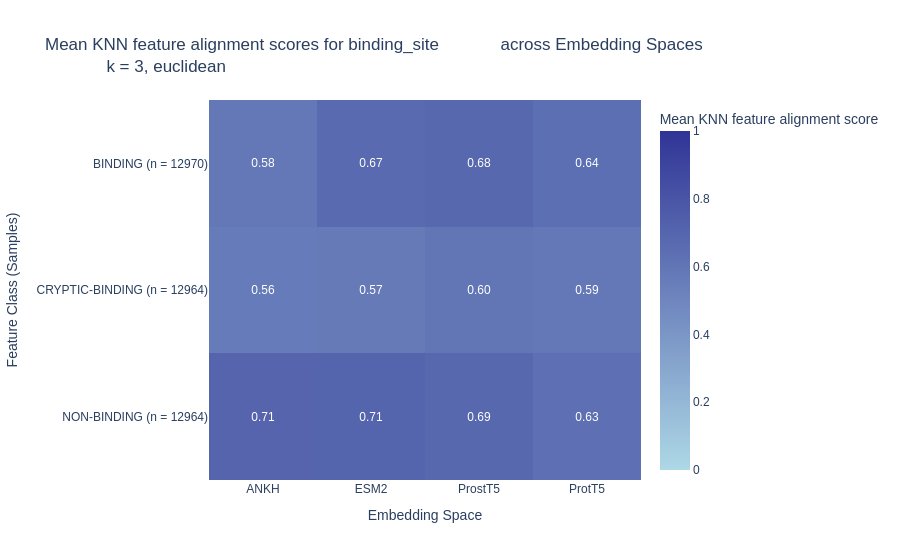

The cell this chart's notebook holds for it:
### Code cell
from emmaemb.vizualisation import plot_knn_alignment_across_classes

for embeddings_name, _ in EMB_SPACES:
    emma.calculate_pairwise_distances(emb_space=embeddings_name, metric='euclidean')

fig_3 = plot_knn_alignment_across_classes(
    emma, k=3, metric='euclidean', feature='binding_site')

fig_3.update_layout(coloraxis_cmin=0, coloraxis_cmax=1)
fig_3.show()

### Figure 1 — Plotly figure (JSON) as saved in the notebook; plotly's stock layout.template omitted (floating-point values rounded to 4 significant figures)
{"data": [{"coloraxis": "coloraxis", "hovertemplate": "Embedding Space: %{x}<br>Feature Class (Samples): %{y}<br>Mean KNN feature alignment score: %{z}<extra></extra>", "name": "0", "texttemplate": "%{z:.2f}", "type": "heatmap", "x": ["ANKH", "ESM2", "ProstT5", "ProtT5"], "xaxis": "x", "y": ["BINDING (n = 12970)", "CRYPTIC-BINDING (n = 12964)", "NON-BINDING (n = 12964)"], "yaxis": "y", "z": [[0.5833, 0.6696, 0.6832, 0.6409], [0.5646, 0.5707, 0.6005, 0.5869], [0.7074, 0.7089, 0.6857, 0.6343]]}], "layout": {"coloraxis": {"cmax": 1, "cmin": 0, "colorbar": {"title": {"text": "Mean KNN feature alignment score"}}, "colorscale": [[0, "lightblue"], [1, "#303496"]]}, "font": {"family": "Arial"}, "title": {"text": "Mean KNN feature alignment scores for binding_site             across Embedding Spaces<br>             k = 3, euclidean"}, "xaxis": {"anchor": "y", "domain": [0, 1], "title": {"text": "Embedding Space"}}, "yaxis": {"anchor": "x", "autorange": "reversed", "domain": [0, 1], "title": {"text": "Feature Class (Samples)"}}}}
